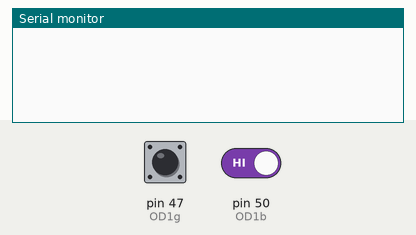
A sketch run on a simulated Arduino Mega 2560, built with avr-gcc and run on an emulated ATmega2560. Shown: the last lines printed to the serial monitor. The inputs (shaded band) are chosen by the test bench; at power-on: pin 47 (OD1g) HIGH, pin 50 (OD1b) HIGH.

Above: at 1.2 s.
1.3 s: pin 47 (OD1g) driven LOW
At 2.0 s:
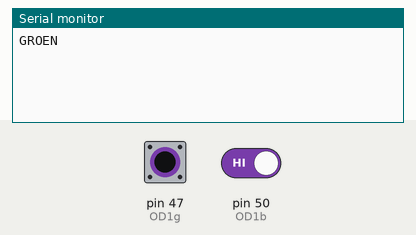
2.8 s: pin 50 (OD1b) driven LOW
At 3.7 s:
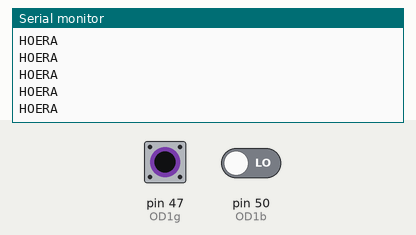
4.3 s: pin 47 (OD1g) driven HIGH
At 5.5 s:
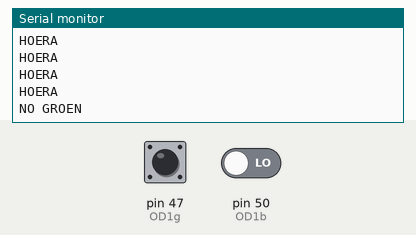
5.8 s: pin 50 (OD1b) driven HIGH
At 6.6 s:
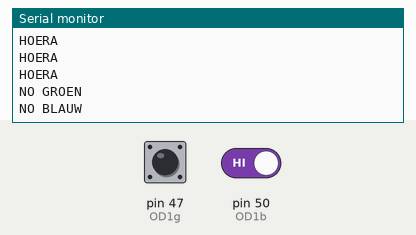
7.3 s: pin 47 (OD1g) driven LOW and pin 50 (OD1b) driven LOW
At 8.4 s:
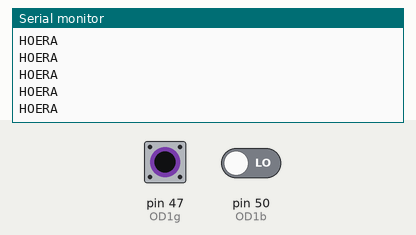

Measured:
- after the input at 1.3 s, the serial monitor: prints a new line at once (image 1)
- after the input at 2.8 s, the serial monitor: prints a new line at once (image 2)
- after the input at 4.3 s, the serial monitor: prints a new line after 0.07 s (image 3)
- after the input at 5.8 s, the serial monitor: prints a new line at once (image 4)
- after the input at 7.3 s, the serial monitor: prints a new line at once (image 5)

The sketch:

_11_ObstakleDetection_Kabel1N3.ino
```cpp
int OD1g = 47;
int ODV1g;
bool oDetSw1g;

int OD1b = 50;
int ODV1b;
bool oDetSw1b;

void setup() {
  // put your setup code here, to run once:
  Serial.begin(9600);
  pinMode(OD1g, INPUT);
  pinMode(OD1b, INPUT);
}

void loop() {
  ODV1g = digitalRead(OD1g);
  ODV1b = digitalRead(OD1b);

  if (ODV1g == LOW) {
    if (oDetSw1g == 0) {
      Serial.println("GROEN");
      oDetSw1g = 1;
    }
  }
  else if (ODV1g == HIGH) {
    if (oDetSw1g == 1) {
      Serial.println("NO GROEN");
      oDetSw1g = 0;
    }
  }

  if (ODV1b == LOW) {
    if (oDetSw1b == 0) {
      Serial.println("Blauw");
      oDetSw1b = 1;
    }
  }
  else if (ODV1b == HIGH) {
    if (oDetSw1b == 1) {
      Serial.println("NO BLAUW");
      oDetSw1b = 0;
    }
  }

    if(ODV1g == LOW && ODV1b == LOW) {
      Serial.println("HOERA");
    }

}
```
